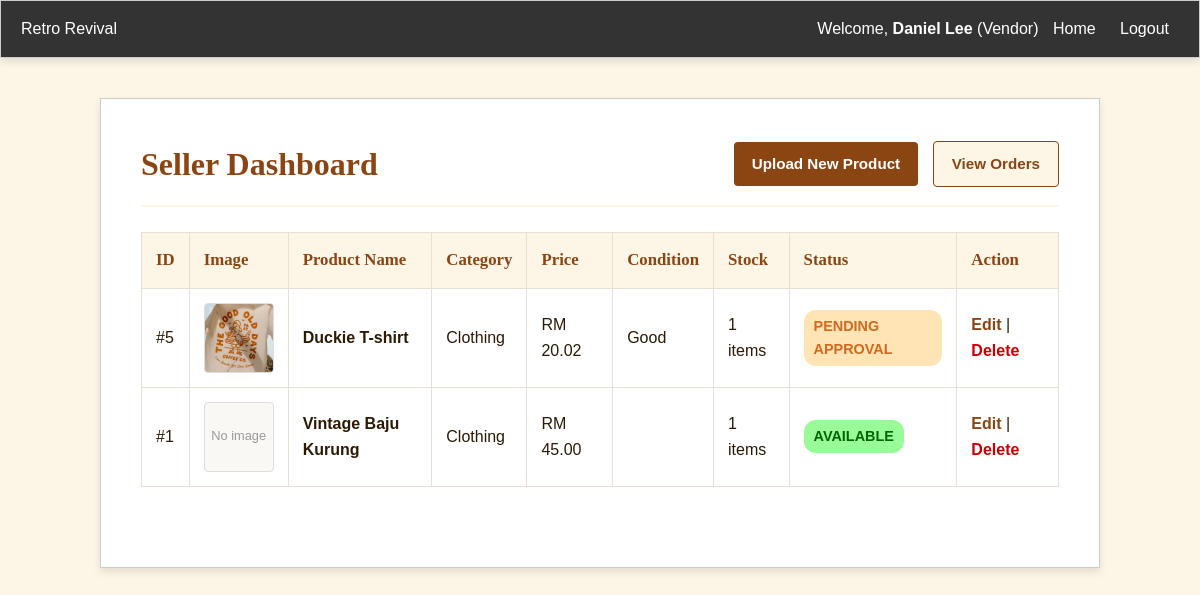
Page /seller_dashboard.php (signed in) on the earlier database version.
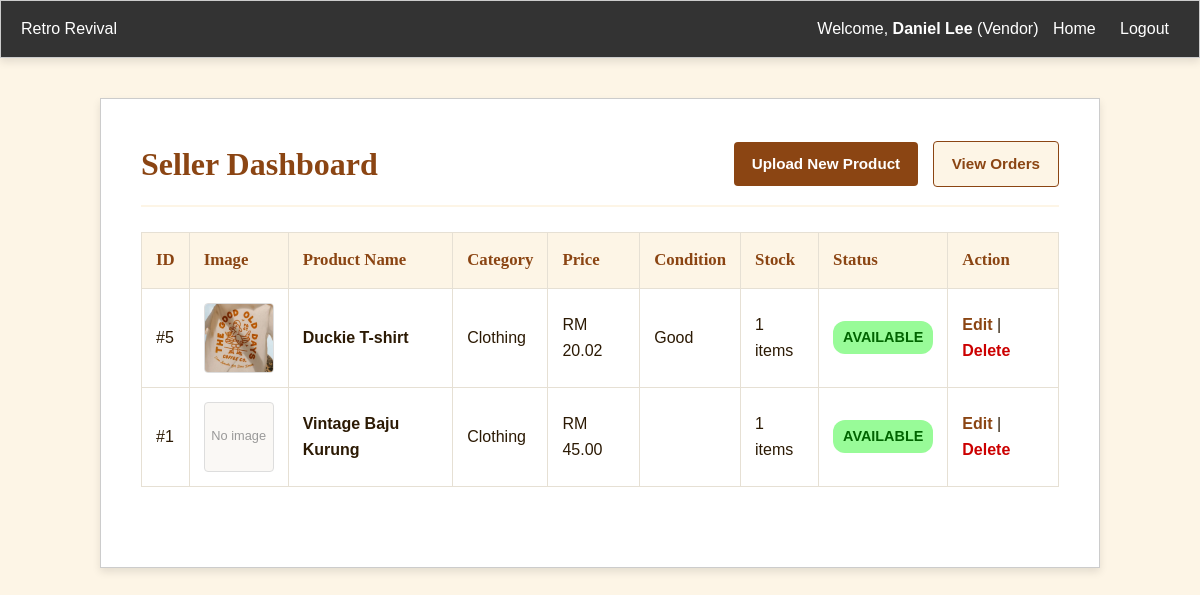
Same page on the later database version.
### tables this page shows
CREATE TABLE `product` (
  `Product_ID` int(11) NOT NULL,
  `Seller_ID` int(11) NOT NULL,
  `Category_ID` int(11) NOT NULL,
  `Product_Name` varchar(150) NOT NULL,
  `Product_Description` text DEFAULT NULL,
  `Product_Price` decimal(10,2) NOT NULL,
  `Product_Size` varchar(20) DEFAULT NULL,
  `Product_ConditionStatus` enum('New','Excellent','Good','Well-loved') NOT NULL,
  `Product_ConditionDetails` text DEFAULT NULL,
  `Product_Stock` int(11) NOT NULL DEFAULT 1,
  `Product_Status` enum('pending','approved','rejected','sold_out') NOT NULL DEFAULT 'pending',
  `Created_At` timestamp NOT NULL DEFAULT current_timestamp()
);

CREATE TABLE `product_image` (
  `ProductImage_ID` int(11) NOT NULL,
  `Product_ID` int(11) NOT NULL,
  `ProductImage_Path` varchar(255) NOT NULL
);

CREATE TABLE `category` (
  `Category_ID` int(11) NOT NULL,
  `Category_Name` varchar(100) NOT NULL
);

### seller_dashboard.php (the view, shortened to what this page needs)
<?php
$host = 'localhost';
$dbname = 'retro_revival';
$username = 'root';
$password = '';
try {
    $pdo = new PDO("mysql:host=$host;dbname=$dbname;charset=utf8mb4", $username, $password);
    $pdo->setAttribute(PDO::ATTR_ERRMODE, PDO::ERRMODE_EXCEPTION);
} catch (PDOException $e) {
    die("Database connection failed: " . $e->getMessage());
}
$seller_id = $_SESSION['User_ID'];
$stmt = $pdo->prepare("
    SELECT
        product.Product_ID,
        product.Product_Name,
        product.Product_Price,
        product.Product_Stock,
        product.Product_Status,
        product.Product_ConditionStatus,
        category.Category_Name,
        product_image.ProductImage_Path
    FROM product
    JOIN category ON product.Category_ID = category.Category_ID
    LEFT JOIN product_image ON product.Product_ID = product_image.Product_ID
    WHERE product.Seller_ID = ?
    ORDER BY product.Product_ID DESC
");
$stmt->execute([$seller_id]);
$products = $stmt->fetchAll(PDO::FETCH_ASSOC);
function displayStatus($status, $stock) {
    if ($status == 'approved' && $stock > 0) {
        return 'Available';
    } elseif ($status == 'pending') {
        return 'Pending Approval';
    } elseif ($status == 'rejected') {
        return 'Rejected';
    } elseif ($status == 'sold_out' || $stock == 0) {
        return 'Sold Out';
    } else {
        return ucfirst($status);
    }
}
?>
<!DOCTYPE html>
<html lang="en">
<head>
    <link rel="stylesheet" href="style.css">
</head>
<body>
    <header class="navbar">
        <div class="logo">Retro Revival</div>
        <nav>
            <span>Welcome, <strong><?= htmlspecialchars($_SESSION['User_Name']) ?></strong> (Vendor)</span>
            <a href="index.php">Home</a>
            <a href="logout.php">Logout</a>
        </nav>
    </header>
    <div class="container">
        <div class="dashboard-header">
            <h1>Seller Dashboard</h1>
            <div class="btn-group">
                <a href="upload_product.php" class="btn-primary">Upload New Product</a>
                <a href="order_management.php" class="btn-secondary">View Orders</a>
            </div>
        </div>
        <table class="dashboard-table">
            <thead>
                <tr>
                    <th>ID</th>
                    <th>Image</th>
                    <th>Product Name</th>
                    <th>Category</th>
                    <th>Price</th>
                    <th>Condition</th>
                    <th>Stock</th>
                    <th>Status</th>
                    <th>Action</th>
                </tr>
            </thead>
            <tbody>
                <?php if (count($products) > 0): ?>
                    <?php foreach ($products as $product):
                        $statusText = displayStatus($product['Product_Status'], $product['Product_Stock']);
                        $badgeClass = 'status-pending';
                        if ($statusText === 'Available') $badgeClass = 'status-available';
                    ?>
                    <tr>
                        <td>#<?= htmlspecialchars($product['Product_ID']) ?></td>
                        <td>
                            <?php if (!empty($product['ProductImage_Path'])): ?>
                                <img src="<?= htmlspecialchars($product['ProductImage_Path']) ?>" width="70" height="70" class="product-img" alt="Product Image">
                            <?php else: ?>
                                <div class="product-img" style="width:70px; height:70px; display: flex; align-items: center; justify-content: center; font-size: 0.8rem; color: #999;">No image</div>
                            <?php endif; ?>
                        </td>
                        <td><strong><?= htmlspecialchars($product['Product_Name']) ?></strong></td>
                        <td><?= htmlspecialchars($product['Category_Name']) ?></td>
                        <td>RM <?= htmlspecialchars(number_format($product['Product_Price'], 2)) ?></td>
                        <td><?= htmlspecialchars($product['Product_ConditionStatus']) ?></td>
                        <td><?= htmlspecialchars($product['Product_Stock']) ?> items</td>
                        <td>
                            <span class="status-badge <?= $badgeClass ?>"><?= htmlspecialchars($statusText) ?></span>
                        </td>
                        <td class="action-links">
                            <a href="edit_product.php?id=<?= $product['Product_ID'] ?>">Edit</a> |
                            <a href="delete_product.php?id=<?= $product['Product_ID'] ?>" class="delete-link" onclick="return confirmDeleteProduct();">Delete</a>
                        </td>
                    </tr>
                    <?php endforeach; ?>
                <?php else: ?>
                    <tr>
                        <td colspan="9" style="text-align: center; color: #666; padding: 30px;">No vintage products uploaded yet.</td>
                    </tr>
                <?php endif; ?>
            </tbody>
        </table>
    </div>
</body>
</html>

Differences in the rows shown:
changed product "Duckie T-shirt": Product_Status "pending" → "approved" (drawn); statusText "PENDING APPROVAL" → "AVAILABLE"
